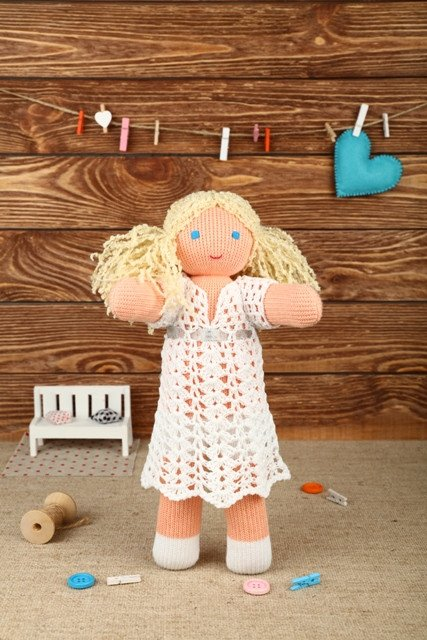
#> input picture ocv01/knitted-soft-toy-angel-4.jpg, 427 x 640 px
$ python main.py
#> lines starting #> are read from the running program, lines starting #| are printed output that depends on the picture
# knitted-soft-toy-angel-4.jpg

import numpy as np
import cv2

img = cv2.imread('knitted-soft-toy-angel-4.jpg', 0)
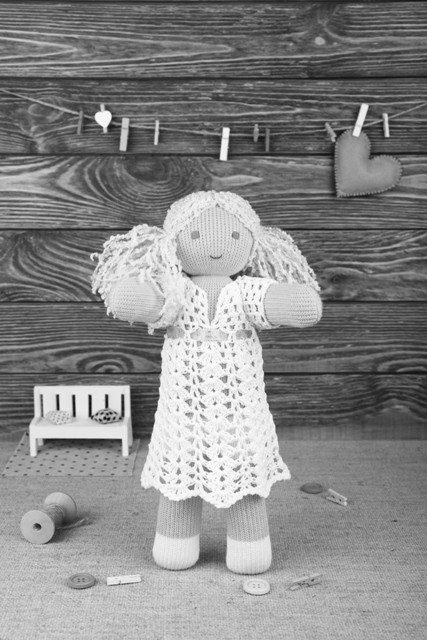
#> img: shape (640, 427); min 11, max 255, mean 135.5

print(type(img), img)
#> (printed output is left out)

cv2.imshow('picture toy', img)
cv2.waitKey(5000)
cv2.destroyAllWindows()
